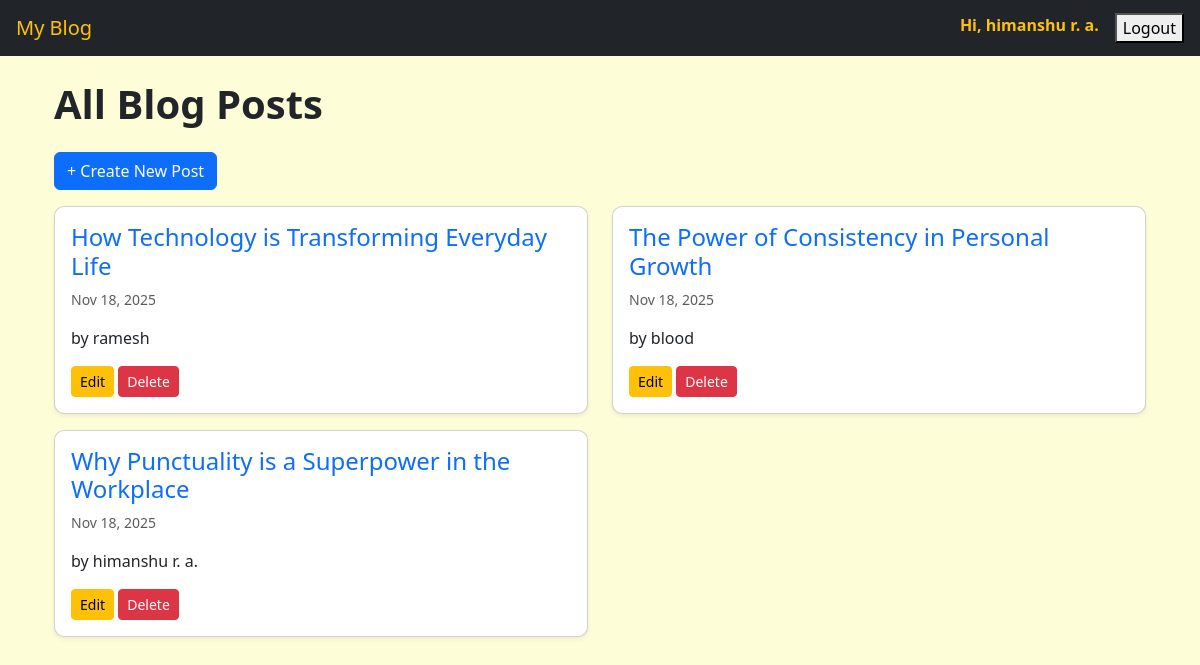
The page /posts/ (signed in) on the database its author committed.
### blog/models.py (models this page shows, shortened)
class BlogPost(models.Model):
    title = models.CharField(max_length=200)
    content = models.TextField()
    date_posted = models.DateTimeField(auto_now_add=True)
    author = models.ForeignKey(User, on_delete=models.CASCADE)
    created_at = models.DateTimeField(auto_now_add=True)

### blog/views.py (the view)
# urls.py: path('posts/', views.post_list, name='post_list'),  # all posts
def post_list(request):
    posts = BlogPost.objects.all().order_by('-created_at')
    return render(request, 'blog/post_list.html', {'posts': posts})

### blog/templates/blog/post_list.html (shortened to what this page needs)
{% extends 'blog/base.html' %}
{% block content %}
<div class="container">
    <h1 class="mb-4 fw-bold">All Blog Posts</h1>
    <a href="{% url 'post_create' %}" class="btn btn-primary mb-3">+ Create New Post</a>
    {% if posts %}
        <div class="row">
            {% for post in posts %}
            <div class="col-md-6 mb-3">
                <div class="card shadow-sm">
                    <div class="card-body">
                        <h4 class="card-title">
                            <a href="{% url 'post_detail' post.pk %}" class="text-decoration-none">
                                {{ post.title }}
                            </a>
                        </h4>
                        <p class="text-muted small">{{ post.created_at|date:"M d, Y" }}</p>
                        <p>by {{ post.author.username }}</p>
                        <a href="{% url 'post_update' post.pk %}" class="btn btn-warning btn-sm">Edit</a>
                        <a href="{% url 'post_delete' post.pk %}" class="btn btn-danger btn-sm">Delete</a>
                    </div>
                </div>
            </div>
            {% endfor %}
        </div>
    {% else %}
        <p class="text-muted">No posts yet.</p>
    {% endif %}
</div>
{% endblock %}

### blog/templates/blog/base.html (shortened to what this page needs)
<!DOCTYPE html>
<html lang="en">
<head>
    <link href="https://cdn.jsdelivr.net/npm/bootstrap@5.3.3/dist/css/bootstrap.min.css" rel="stylesheet">
</head>
<body>
<nav class="navbar navbar-dark bg-dark px-3">
    <a class="navbar-brand text-warning" href="#">My Blog</a>
    <div class="d-flex">
        {% if user.is_authenticated %}
            <span class="text-warning me-3 fw-bold">Hi, {{ user.username }}</span>
           <form action="{% url 'logout' %}" method="post">
    <button type="submit">Logout</button>
</form>
        {% else %}
            <a href="{% url 'login' %}" class="btn btn-outline-warning btn-sm me-2">Login</a>
            <a href="{% url 'signup' %}" class="btn btn-warning btn-sm">Sign Up</a>
        {% endif %}
    </div>
</nav>
<div class="container mt-4">
    {% block content %}
    {% endblock %}
</div>
</body>
</html>

### blog/templates/blog/base.html (style rules this page uses)
body { background-color: #fdfed7; }
.navbar { margin-bottom: 20px; }
.card { border-radius: 10px; }

### rows shown on the page
BlogPost: title "How Technology is Transforming Everyday Life", created_at "Nov 18, 2025", author.username "ramesh"
BlogPost: title "The Power of Consistency in Personal Growth", created_at "Nov 18, 2025", author.username "blood"
BlogPost: title "Why Punctuality is a Superpower in the Workplace", created_at "Nov 18, 2025", author.username "himanshu r. a."

### other values the page prints
{{ user.username }} "himanshu r. a."
